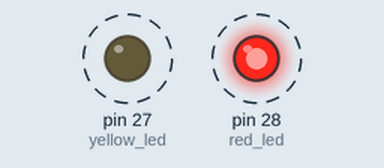
A program run on a simulated MicroPython board. Shown: output pins drawn as LEDs (lit = HIGH). Dashed ring = blinking. What the program prints to the serial console is not drawn.

Above: at 0.5 s.
Timing chart, 0 to 4.6 s (numbered marks = the images above):
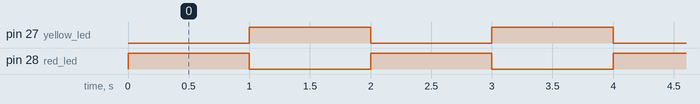

The program:

leds.py
```python
#Name : Bob Afwata
# Date : 26/02/2026
# Program to blink leds

from machine import Pin
import time


red_led    = Pin(28, Pin.OUT)
yellow_led = Pin(27, Pin.OUT)
while True:
    red_led.on()
    yellow_led.off()
    time.sleep(1) # Wait for USB to become ready
    red_led.off()
    yellow_led.on()
    time.sleep(1)
    print("Learning IOT ")
```

Measured:
- by itself, pin 27 (yellow_led), pin 28 (red_led): alternates HIGH for 1.0 s and LOW for 1.0 s
